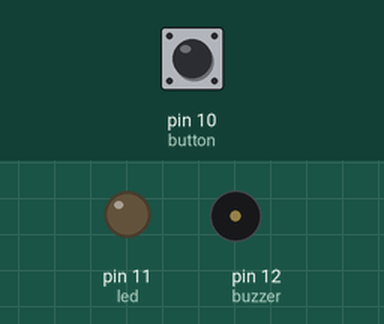
This sketch was run on a simulated Arduino Uno, built with avr-gcc and run on an emulated ATmega328P. On the bench: output pins drawn as LEDs (lit = HIGH), buzzer (waves = sounding, pin HIGH). The test bench sets the inputs (shaded band); at power-on: pin 10 (button) LOW.

Above: at 1.2 s.
1.3 s: pin 10 (button) pulled HIGH for 0.15 s
At 2.2 s:
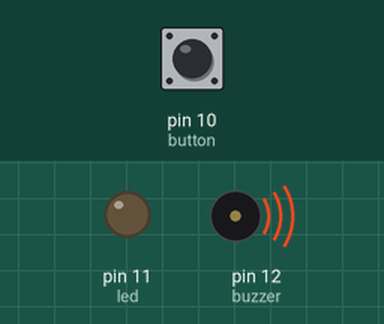
3.1 s: pin 10 (button) pulled HIGH for 1 s
At 4.7 s:
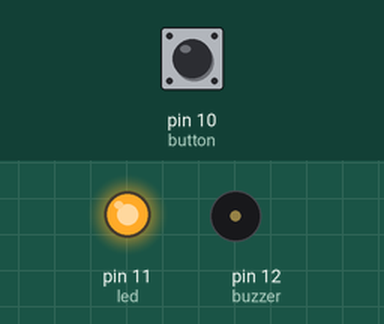
5.6 s: pin 10 (button) pulled HIGH for 3.2 s
At 6.6 s:
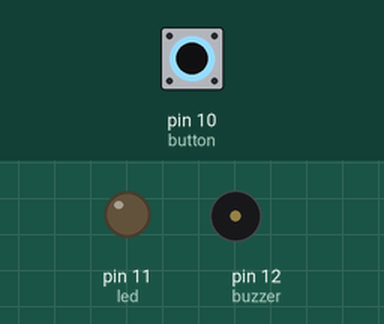
Timing chart, 0 to 8.6 s (numbered marks = the images above; inputs shaded):
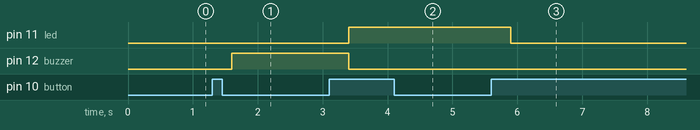

The sketch:

Scenario4.ino
```cpp
/**** Program Scenario4 ****/

/* Components */
const byte button = 10;
const byte led = 11;
const byte buzzer = 12;

/* Variables */
int state = 0;
int oldState = 0;

/* States prototypes */
void initial();
void state1();
void state2();

void setup(){
	pinMode(button, INPUT);
	pinMode(led, OUTPUT);
	pinMode(buzzer, OUTPUT);
}

void loop() {
	initial();
}

void initial() {
	delay(300);
	while(1) {
		digitalWrite(led, LOW);
		digitalWrite(buzzer, LOW);
		oldState = state;
		state = digitalRead(button);
		if ((state == 1 && oldState != 1)) {
			state1();
		}
	}
}

void state1() {
	delay(300);
	while(1) {
		digitalWrite(led, LOW);
		digitalWrite(buzzer, HIGH);
		oldState = state;
		state = digitalRead(button);
		if ((state == 1 && oldState != 1)) {
			state2();
		}
	}
}

void state2() {
	delay(300);
	while(1) {
		digitalWrite(led, HIGH);
		digitalWrite(buzzer, LOW);
		oldState = state;
		state = digitalRead(button);
		if ((state == 1 && oldState != 1)) {
			initial();
		}
	}
}
```

Measured:
- after the input at 1.3 s, pin 12 (buzzer): LOW → HIGH after 0.30 s
- after the input at 3.1 s, pin 11 (led): LOW → HIGH after 0.30 s; pin 12 (buzzer): HIGH → LOW after 0.30 s
- after the input at 5.6 s, pin 11 (led): HIGH → LOW after 0.30 s
